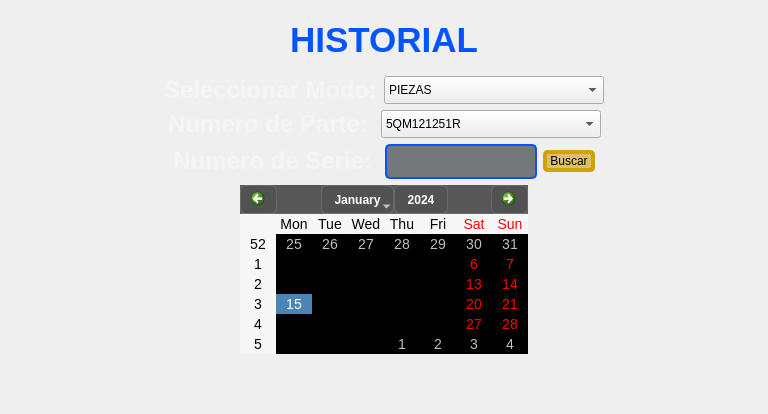
               <widget class="QWidget" name="page_2">
                <layout class="QVBoxLayout" name="verticalLayout_39">
                 <item>
                  <widget class="QWidget" name="verticalWidget" native="true">
                   <layout class="QVBoxLayout" name="verticalLayout_36">
                    <item>
                     <widget class="QLabel" name="label_17">
                      <property name="text">
                       <string>&lt;html&gt;&lt;head/&gt;&lt;body&gt;&lt;p align=&quot;center&quot;&gt;&lt;span style=&quot; font-size:26pt; font-weight:700; color:#0055ff;&quot;&gt;HISTORIAL&lt;/span&gt;&lt;/p&gt;&lt;/body&gt;&lt;/html&gt;</string>
                      </property>
                     </widget>
                    </item>
                    <item>
                     <spacer name="verticalSpacer_10">
                      <property name="orientation">
                       <enum>Qt::Orientation::Vertical</enum>
                      </property>
                      <property name="sizeType">
                       <enum>QSizePolicy::Policy::Fixed</enum>
                      </property>
                      <property name="sizeHint" stdset="0">
                       <size>
                        <width>20</width>
                        <height>10</height>
                       </size>
                      </property>
                     </spacer>
                    </item>
                    <item>
                     <layout class="QHBoxLayout" name="horizontalLayout_14">
                      <item>
                       <spacer name="horizontalSpacer_15">
                        <property name="orientation">
                         <enum>Qt::Orientation::Horizontal</enum>
                        </property>
                        <property name="sizeHint" stdset="0">
                         <size>
                          <width>40</width>
                          <height>20</height>
                         </size>
                        </property>
                       </spacer>
                      </item>
                      <item>
                       <widget class="QLabel" name="label_20">
                        <property name="text">
                         <string>&lt;html&gt;&lt;head/&gt;&lt;body&gt;&lt;p&gt;&lt;span style=&quot; font-size:18pt; font-weight:700; color:rgba(255,255,255,0.392157);&quot;&gt;Seleccionar Modo:&lt;/span&gt;&lt;/p&gt;&lt;/body&gt;&lt;/html&gt;</string>
                        </property>
                       </widget>
                      </item>
                      <item>
                       <widget class="QComboBox" name="Box_Search_Mode">
                        <property name="sizePolicy">
                         <sizepolicy hsizetype="Minimum" vsizetype="Minimum">
                          <horstretch>0</horstretch>
                          <verstretch>0</verstretch>
                         </sizepolicy>
                        </property>
                        <property name="minimumSize">
                         <size>
                          <width>220</width>
                          <height>0</height>
                         </size>
                        </property>
                        <item>
                         <property name="text">
                          <string>PIEZAS</string>
                         </property>
                        </item>
                        <item>
                         <property name="text">
                          <string>MASTER</string>
                         </property>
                        </item>
                       </widget>
                      </item>
                      <item>
                       <spacer name="horizontalSpacer_16">
                        <property name="orientation">
                         <enum>Qt::Orientation::Horizontal</enum>
                        </property>
                        <property name="sizeHint" stdset="0">
                         <size>
                          <width>40</width>
                          <height>20</height>
                         </size>
                        </property>
                       </spacer>
                      </item>
                     </layout>
                    </item>
                    <item>
                     <layout class="QHBoxLayout" name="horizontalLayout_11">
                      <item>
                       <spacer name="horizontalSpacer_11">
                        <property name="orientation">
                         <enum>Qt::Orientation::Horizontal</enum>
                        </property>
                        <property name="sizeHint" stdset="0">
                         <size>
                          <width>40</width>
                          <height>20</height>
                         </size>
                        </property>
                       </spacer>
                      </item>
                      <item>
                       <widget class="QLabel" name="label_19">
                        <property name="text">
                         <string>&lt;html&gt;&lt;head/&gt;&lt;body&gt;&lt;p&gt;&lt;span style=&quot; font-size:18pt; font-weight:700; color:rgba(255,255,255,0.392157);&quot;&gt;Numero de Parte: &lt;/span&gt;&lt;/p&gt;&lt;/body&gt;&lt;/html&gt;</string>
                        </property>
                       </widget>
                      </item>
                      <item>
                       <widget class="QComboBox" name="Box_Search_PartNo">
                        <property name="sizePolicy">
                         <sizepolicy hsizetype="Minimum" vsizetype="Minimum">
                          <horstretch>0</horstretch>
                          <verstretch>0</verstretch>
                         </sizepolicy>
                        </property>
                        <property name="minimumSize">
                         <size>
                          <width>220</width>
                          <height>0</height>
                         </size>
                        </property>
                        <item>
                         <property name="text">
                          <string>5QM121251R</string>
                         </property>
                        </item>
                        <item>
                         <property name="text">
                          <string>5QM121251P</string>
                         </property>
                        </item>
                        <item>
                         <property name="text">
                          <string>5QM121251Q</string>
                         </property>
                        </item>
                       </widget>
                      </item>
                      <item>
                       <spacer name="horizontalSpacer_12">
                        <property name="orientation">
                         <enum>Qt::Orientation::Horizontal</enum>
                        </property>
                        <property name="sizeHint" stdset="0">
                         <size>
                          <width>40</width>
                          <height>20</height>
                         </size>
                        </property>
                       </spacer>
                      </item>
                     </layout>
                    </item>
                    <item>
                     <layout class="QHBoxLayout" name="horizontalLayout_13">
                      <item>
                       <spacer name="horizontalSpacer_10">
                        <property name="orientation">
                         <enum>Qt::Orientation::Horizontal</enum>
                        </property>
                        <property name="sizeHint" stdset="0">
                         <size>
                          <width>40</width>
                          <height>20</height>
                         </size>
                        </property>
                       </spacer>
                      </item>
                      <item>
                       <widget class="QLabel" name="label_18">
                        <property name="text">
                         <string>&lt;html&gt;&lt;head/&gt;&lt;body&gt;&lt;p align=&quot;center&quot;&gt;&lt;span style=&quot; font-size:18pt; font-weight:700; color:rgba(255,255,255,0.392157);&quot;&gt; Numero de Serie: &lt;/span&gt;&lt;/p&gt;&lt;/body&gt;&lt;/html&gt;</string>
                        </property>
                       </widget>
                      </item>
                      <item>
                       <widget class="QLineEdit" name="lineEdit">
                        <property name="minimumSize">
                         <size>
                          <width>0</width>
                          <height>35</height>
                         </size>
                        </property>
                        <property name="styleSheet">
                         <string notr="true">QLineEdit {
    border: none;
	
	background-color: rgba(33, 37, 43,150);
	border-radius: 5px;
	border: 2px solid black;
	
	border-color: rgb(0, 85, 255);
}</string>
                        </property>
                       </widget>
                      </item>
                      <item>
                       <widget class="QPushButton" name="Btn_Search_Serie">
                        <property name="styleSheet">
                         <string notr="true">QPushButton{background-color: rgba(207, 162, 9,150);
font:16pt &quot;Segoe UI&quot;;
border-radius: 5px;
border: 4px solid black;
border-color: rgb(207, 162, 9);}

QPushButton:pressed {
	background-color: rgb(255, 233, 51 );
}</string>
                        </property>
                        <property name="text">
                         <string> Buscar </string>
                        </property>
                       </widget>
                      </item>
                      <item>
                       <spacer name="horizontalSpacer_9">
                        <property name="orientation">
                         <enum>Qt::Orientation::Horizontal</enum>
                        </property>
                        <property name="sizeHint" stdset="0">
                         <size>
                          <width>40</width>
                          <height>20</height>
                         </size>
                        </property>
                       </spacer>
                      </item>
                     </layout>
                    </item>
                    <item>
                     <layout class="QHBoxLayout" name="horizontalLayout_15">
                      <item>
                       <spacer name="horizontalSpacer_13">
                        <property name="orientation">
                         <enum>Qt::Orientation::Horizontal</enum>
                        </property>
                        <property name="sizeType">
                         <enum>QSizePolicy::Policy::Fixed</enum>
                        </property>
                        <property name="sizeHint" stdset="0">
                         <size>
                          <width>220</width>
                          <height>20</height>
                         </size>
                        </property>
                       </spacer>
                      </item>
                      <item>
                       <widget class="QCalendarWidget" name="calendarWidget">
                        <property name="styleSheet">
                         <string notr="true">/* CONTENEDOR PRINCIPAL DEL CALENDARIO */
QCalendarWidget {
    background-color: rgba(30, 30, 30, 180);   /* fondo semi-transparente */
    color: white;
    border: 2px solid rgba(200, 200, 200, 80); /* borde exterior visible */
    border-radius: 10px;
    padding: 5px;
}

/* BARRA DE NAVEGACIÓN (mes y año) */
QCalendarWidget QWidget#qt_calendar_navigationbar {
    background-color: rgba(45, 45, 45, 200);
    border-bottom: 1px solid rgba(255, 255, 255, 30);
}

/* BOTONES DE MES Y AÑO (están implementados como QToolButton) */
QCalendarWidget QToolButton {
    background-color: rgba(80, 80, 80, 180);
    color: white;
    font-weight: bold;
    border: 1px solid rgba(255, 255, 255, 30);
    border-radius: 6px;
    padding: 4px 8px;
    qproperty-iconSize: 16px;
}

/* HOVER DE LOS BOTONES */
QCalendarWidget QToolButton:hover {
    background-color: rgba(100, 100, 100, 220);
}

/* OCULTAR INDICADOR DE MENÚ EN BOTONES */
QCalendarWidget QToolButton::menu-indicator {
    image: none;
}

/* MENÚ DESPLEGABLE DE MESES Y AÑOS */
QCalendarWidget QMenu {
    background-color: rgba(40, 40, 40, 220);
    color: white;
    border: 1px solid rgba(255, 255, 255, 50);
    padding: 4px;
    selection-background-color: rgba(70, 130, 180, 180);
    selection-color: white;
}

/* VISTA DE DÍAS */
QCalendarWidget QAbstractItemView {
    background-color: transparent;
    selection-background-color: rgba(70, 130, 180, 180);
    selection-color: white;
    gridline-color: rgba(255, 255, 255, 20);
    font-size: 14px;
}

/* CADA CELDA DE DÍA */
QCalendarWidget QAbstractItemView::item {
    background-color: transparent;
    color: white;
    padding: 5px;
    border-radius: 4px;
}

/* DÍA ACTUAL SELECCIONADO */
QCalendarWidget QAbstractItemView::item:selected {
    background-color: rgba(70, 130, 180, 180);
    color: white;
}

/* DÍA CON HOVER */
QCalendarWidget QAbstractItemView::item:hover {
    background-color: rgba(255, 255, 255, 30);
}

/* DÍAS FUERA DEL MES ACTUAL */
QCalendarWidget QAbstractItemView::item:disabled {
    color: rgba(255, 255, 255, 60);
}
</string>
                        </property>
                       </widget>
                      </item>
                      <item>
                       <spacer name="horizontalSpacer_14">
                        <property name="orientation">
                         <enum>Qt::Orientation::Horizontal</enum>
                        </property>
                        <property name="sizeType">
                         <enum>QSizePolicy::Policy::Fixed</enum>
                        </property>
                        <property name="sizeHint" stdset="0">
                         <size>
                          <width>220</width>
                          <height>20</height>
                         </size>
                        </property>
                       </spacer>
                      </item>
                     </layout>
                    </item>
                    <item>
                     <spacer name="verticalSpacer_4">
                      <property name="orientation">
                       <enum>Qt::Orientation::Vertical</enum>
                      </property>
                      <property name="sizeHint" stdset="0">
                       <size>
                        <width>20</width>
                        <height>40</height>
                       </size>
                      </property>
                     </spacer>
                    </item>
                   </layout>
                  </widget>
                 </item>
                </layout>
               </widget>
